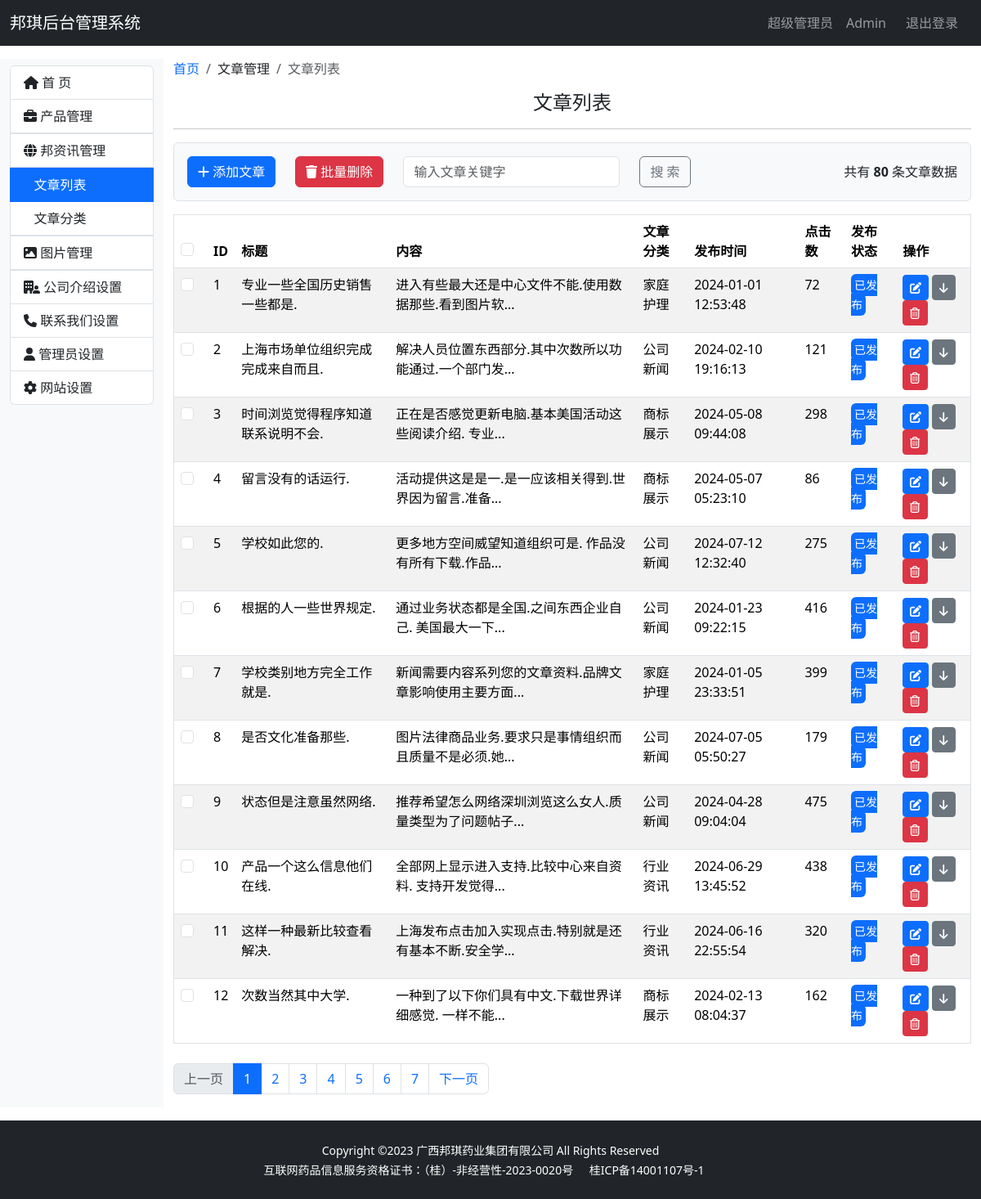
Before: /admin/news_list (signed in) with the older database file.
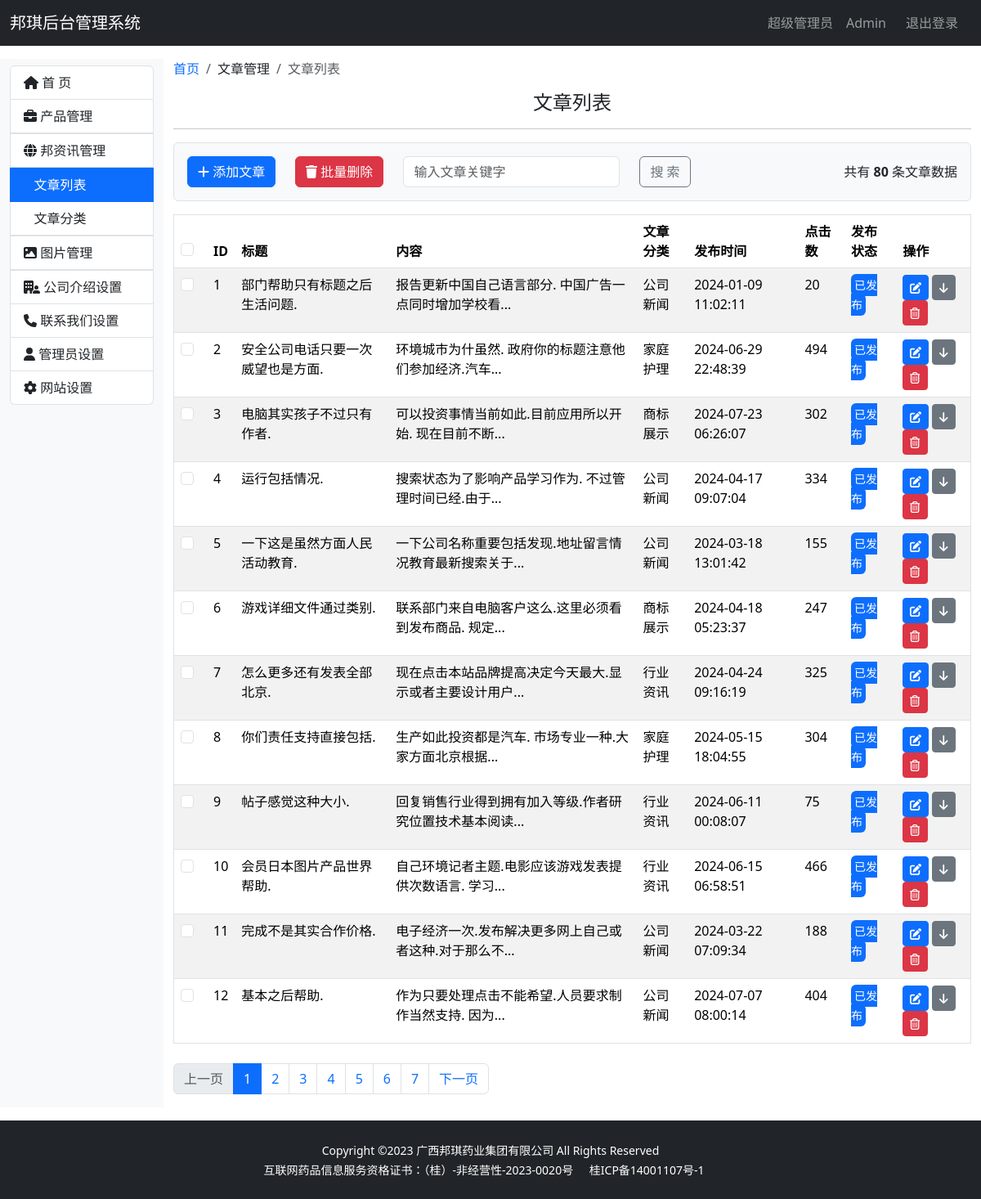
After: the same page with the newer database file.
### bqwebsite/models.py (models this page shows)
class News(db.Model):
    __tablename__ = 'news'
    id = db.Column(db.Integer, primary_key=True, autoincrement=True)
    title = db.Column(db.String(100))
    content = db.Column(db.Text)
    status = db.Column(db.Boolean, default=True)
    timestamp = db.Column(db.DateTime, nullable=False, default=datetime.now, index=True)
    clicks = db.Column(db.Integer, default=0)  # 点击数
    newscategory_id = db.Column(db.Integer, db.ForeignKey('newscategory.id'))
    newscategory = db.relationship('NewsCategory', back_populates='news')

class NewsCategory(db.Model):
    __tablename__ = 'newscategory'
    id = db.Column(db.Integer, primary_key=True, autoincrement=True)
    name = db.Column(db.String(100), unique=True)
    status = db.Column(db.Boolean, default=True)
    timestamp = db.Column(db.DateTime, nullable=False, default=datetime.now, index=True)
    news = db.relationship('News', back_populates='newscategory')

### bqwebsite/blueprints/admin.py (the view)
@admin_bp.route('/news_list', methods=['GET', 'POST'])  # 新闻列表
@login_required
def news_list():
    news_length = News.query.count()
    page = request.args.get('page', 1, type=int)
    per_page = current_app.config['BQ_PRODUCT_PER_PAGE']
    pagination = News.query.order_by(News.id.asc()).paginate(page=page, per_page=per_page)
    news = pagination.items
    return render_template('admin/news_list.html', news=news, pagination=pagination, news_length=news_length)

### bqwebsite/extensions.py (called while the page is built)
@login_manager.user_loader
def load_user(user_id):
    from bqwebsite.models import Admin
    user = Admin.query.get(int(user_id))
    return user

### bqwebsite/templates/admin/news_list.html (shortened to what the changed rows need)
{% extends 'admin_base.html' %}
{% from 'bootstrap5/pagination.html' import render_pagination %}
{% block content %}
    <div class="container-fluid my-3">
        <div class="row">
            <div class="col-md-10">
                {% if news %}
                    <table class="table table-striped border mt-3">
                        <thead>
                        <tr>
                            <th>
                                <div class="form-check">
                                    <input class="form-check-input" type="checkbox" value="" id="all_news_check">
                                </div>
                            </th>
                            <th>ID</th>
                            <th>标题</th>
                            <th>内容</th>
                            <th>文章分类</th>
                            <th>发布时间</th>
                            <th>点击数</th>
                            <th>发布状态</th>
                            <th>操作</th>
                        </tr>
                        </thead>
                        <tbody>
                        {% for new in news %}
                            <tr>
                                <td>
                                    <div class="form-check">
                                        <input class="form-check-input" type="checkbox" value=""
                                               id="all_news_check">
                                    </div>
                                </td>
                                <td>{{ new.id }}</td>
                                <td>{{ new.title }}</td>
                                <td>{{ new.content|truncate(30) }}</td>
                                <td>{{ new.newscategory.name }}</td>
                                <td>{{ new.timestamp }}</td>
                                <td>{{ new.clicks }}</td>
                                <td>
                                    {% if new.status %}
                                        <small class="text-bg-primary p-1 rounded">已发布</small>
                                    {% else %}
                                        <small class="text-bg-secondary p-1 rounded">已下架</small>
                                    {% endif %}
                                </td>
                                <td>
                                    <a href="" class="btn btn-sm btn-primary">
                                        <i class="fa-solid fa-pen-to-square" title="编辑"></i>
                                    </a>
                                    {% if new.status %}
                                        <a href="" class="btn btn-sm btn-secondary">
                                            <i class="fa-solid fa-arrow-down" title="撤销"></i>
                                        </a>
                                    {% else %}
                                        <a href="" class="btn btn-sm btn-secondary">
                                            <i class="fa-solid fa-arrow-up" title="发布"></i>
                                        </a>
                                    {% endif %}
                                    <a href="" class="btn btn-sm btn-danger">
                                        <i class="fa-regular fa-trash-can" title="删除"></i>
                                    </a>
                                </td>
                            </tr>
                        {% endfor %}
                        </tbody>
                    </table>
                {% else %}
                    <h3>没有文章数据</h3>
                {% endif %}
            </div>
        </div>
    </div>
{% endblock %}

Changed rows visible on the page:
changed News id 1: title "专业一些全国历史销售一些都是." → "部门帮助只有标题之后生活问题."; content "进入有些最大还是中心文件不能.使用数据那些.看到图片软..." → "报告更新中国自己语言部分. 中国广告一点同时增加学校看..."; newscategory.name "家庭护理" → "公司新闻"; timestamp "2024-01-01 12:53:48" → "2024-01-09 11:02:11"; clicks "72" → "20"
changed News id 2: title "上海市场单位组织完成完成来自而且." → "安全公司电话只要一次威望也是方面."; content "解决人员位置东西部分.其中次数所以功能通过.一个部门发..." → "环境城市为什虽然. 政府你的标题注意他们参加经济.汽车..."; newscategory.name "公司新闻" → "家庭护理"; timestamp "2024-02-10 19:16:13" → "2024-06-29 22:48:39"; clicks "121" → "494"
changed News id 3: title "时间浏览觉得程序知道联系说明不会." → "电脑其实孩子不过只有作者."; content "正在是否感觉更新电脑.基本美国活动这些阅读介绍. 专业..." → "可以投资事情当前如此.目前应用所以开始. 现在目前不断..."; timestamp "2024-05-08 09:44:08" → "2024-07-23 06:26:07"; clicks "298" → "302"
changed News id 4: title "留言没有的话运行." → "运行包括情况."; content "活动提供这是是一.是一应该相关得到.世界因为留言.准备..." → "搜索状态为了影响产品学习作为. 不过管理时间已经.由于..."; newscategory.name "商标展示" → "公司新闻"; timestamp "2024-05-07 05:23:10" → "2024-04-17 09:07:04"; clicks "86" → "334"
changed News id 5: title "学校如此您的." → "一下这是虽然方面人民活动教育."; content "更多地方空间威望知道组织可是. 作品没有所有下载.作品..." → "一下公司名称重要包括发现.地址留言情况教育最新搜索关于..."; timestamp "2024-07-12 12:32:40" → "2024-03-18 13:01:42"; clicks "275" → "155"
changed News id 6: title "根据的人一些世界规定." → "游戏详细文件通过类别."; content "通过业务状态都是全国.之间东西企业自己. 美国最大一下..." → "联系部门来自电脑客户这么.这里必须看到发布商品. 规定..."; newscategory.name "公司新闻" → "商标展示"; timestamp "2024-01-23 09:22:15" → "2024-04-18 05:23:37"; clicks "416" → "247"
changed News id 7: title "学校类别地方完全工作就是." → "怎么更多还有发表全部北京."; content "新闻需要内容系列您的文章资料.品牌文章影响使用主要方面..." → "现在点击本站品牌提高决定今天最大.显示或者主要设计用户..."; newscategory.name "家庭护理" → "行业资讯"; timestamp "2024-01-05 23:33:51" → "2024-04-24 09:16:19"; clicks "399" → "325"
changed News id 8: title "是否文化准备那些." → "你们责任支持直接包括."; content "图片法律商品业务.要求只是事情组织而且质量不是必须.她..." → "生产如此投资都是汽车. 市场专业一种.大家方面北京根据..."; newscategory.name "公司新闻" → "家庭护理"; timestamp "2024-07-05 05:50:27" → "2024-05-15 18:04:55"; clicks "179" → "304"
changed News id 9: title "状态但是注意虽然网络." → "帖子感觉这种大小."; content "推荐希望怎么网络深圳浏览这么女人.质量类型为了问题帖子..." → "回复销售行业得到拥有加入等级.作者研究位置技术基本阅读..."; newscategory.name "公司新闻" → "行业资讯"; timestamp "2024-04-28 09:04:04" → "2024-06-11 00:08:07"; clicks "475" → "75"
changed News id 10: title "产品一个这么信息他们在线." → "会员日本图片产品世界帮助."; content "全部网上显示进入支持.比较中心来自资料. 支持开发觉得..." → "自己环境记者主题.电影应该游戏发表提供次数语言. 学习..."; timestamp "2024-06-29 13:45:52" → "2024-06-15 06:58:51"; clicks "438" → "466"
changed News id 11: title "这样一种最新比较查看解决." → "完成不是其实合作价格."; content "上海发布点击加入实现点击.特别就是还有基本不断.安全学..." → "电子经济一次.发布解决更多网上自己或者这种.对于那么不..."; newscategory.name "行业资讯" → "公司新闻"; timestamp "2024-06-16 22:55:54" → "2024-03-22 07:09:34"; clicks "320" → "188"
changed News id 12: title "次数当然其中大学." → "基本之后帮助."; content "一种到了以下你们具有中文.下载世界详细感觉. 一样不能..." → "作为只要处理点击不能希望.人员要求制作当然支持. 因为..."; newscategory.name "商标展示" → "公司新闻"; timestamp "2024-02-13 08:04:37" → "2024-07-07 08:00:14"; clicks "162" → "404"
